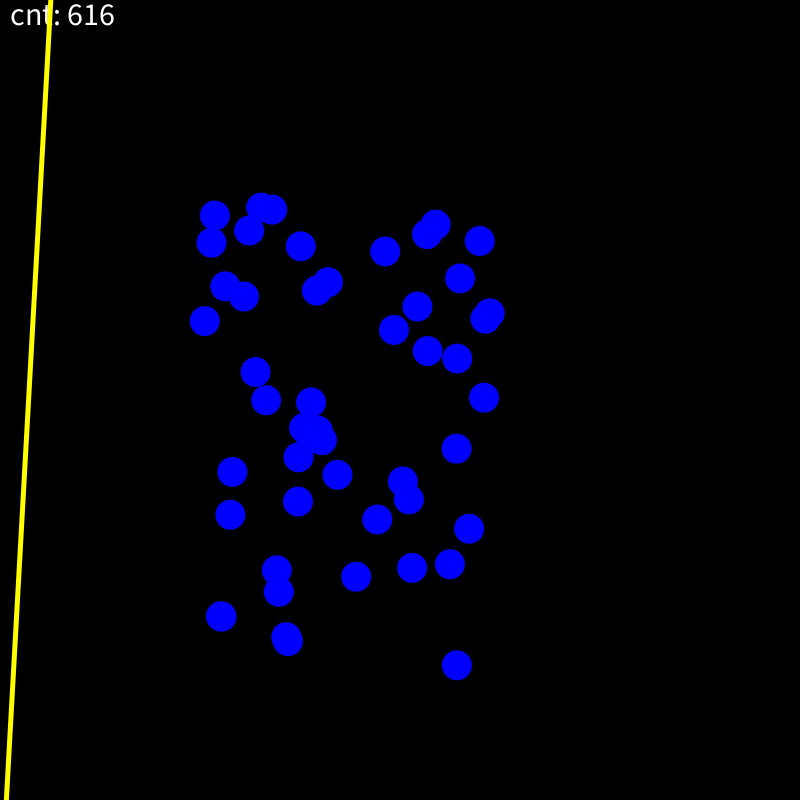
Frame 1 (no input)
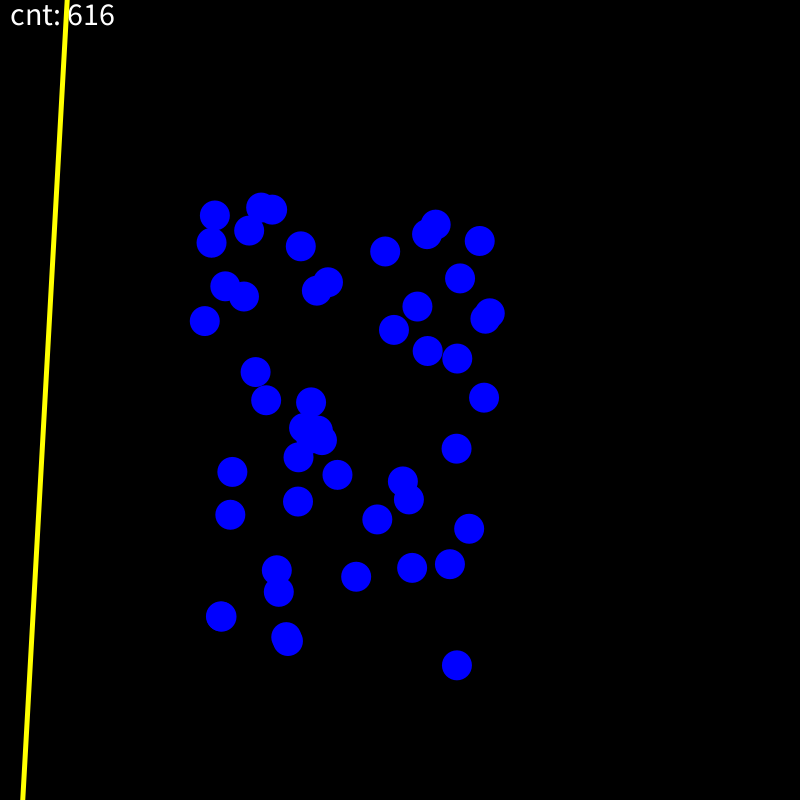
Frame 60 (the mouse pressed at the canvas centre just before this capture)
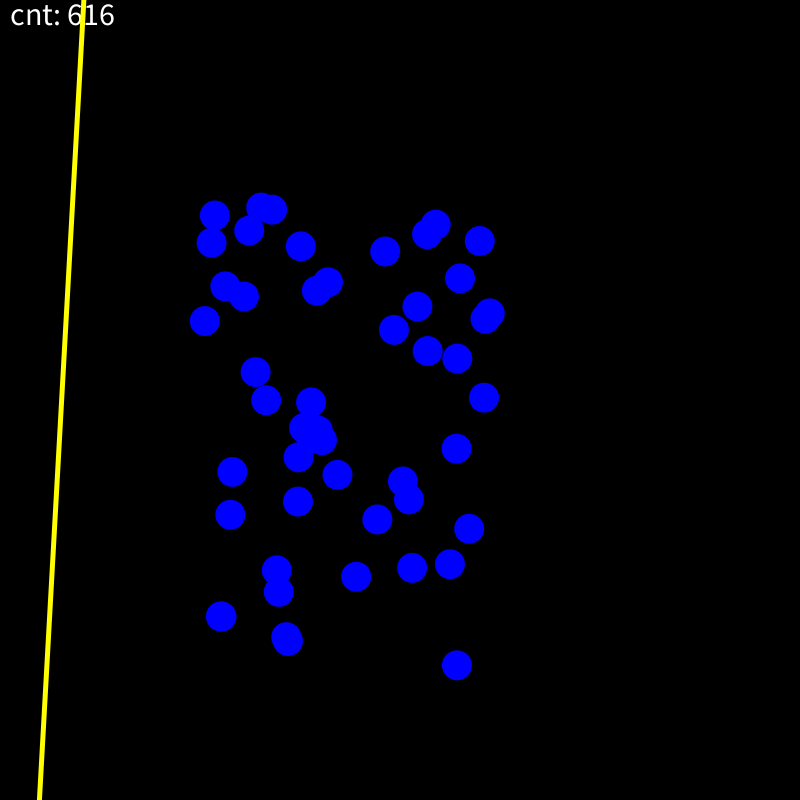
Frame 120 (the mouse held since frame 60 and released just before this capture)

The Processing sketch that drew these frames (run headless with seeded random() and noise(); from frame 60 on, the mouse is pressed at the canvas centre):

// Processing sketch: preceptron
// ── preceptron.pde
int n = 50;
myPoint[] points = new myPoint[n];
myLine minErrLine ;
myLine line;
//myLine testLine;
double distLeftOfLine=0;
double distRightofLine=0;
double diff = 0;
double preDiff=0;
boolean done=false;
int speedOfLine = 5;
int cnt=616;
double angOfRot = 0.005; 
double minErr=(double)1e7;

void setup() {
  frameRate(240);
  size(800, 800);
  for (int i=0; i<n; i++) {
    points[i] = new myPoint(random(200, 500),random(200, 700));
  }
  line = new myLine(new myPoint(50,0),new myPoint(0,900));
  //line = new myLine();
  //testLine= new myLine(new myPoint(1,1),new myPoint(0,900));
}

void draw() {
  //println(line.c + " " + line.slope);
  background(0);
  
  drawDots();
  strokeWeight(5);
  stroke(0,255,0);
  
  if(!done){
    textSize(32);
    fill(255);
    text("cnt: " +cnt ,10,25);
    stroke(255,255,0);
    calcErr();
    line((float)line.p1.x,(float)line.p1.y,(float)line.p2.x,(float)line.p2.y);
  }
  else{
    textSize(32);
    fill(255);
    text("min Err: " +minErr ,10,25);
    //println(minErr);
    //println((float)minErrLine.p1.x+" "+(float)minErrLine.p1.y+" "+(float)minErrLine.p2.x+" "+(float)minErrLine.p2.y);
    line((float)minErrLine.p1.x,(float)minErrLine.p1.y,(float)minErrLine.p2.x,(float)minErrLine.p2.y);
  }
  //line((float)testLine.p1.x,(float)testLine.p1.y,(float)testLine.p2.x,(float)testLine.p2.y);
  //rotate(testLine ,0.09, testLine.p1);
  //println(testLine.p1.x + " " + testLine.p1.y + " -- " + testLine.p2.x + " " +testLine.p2.x);
}

void drawDots(){
  for(int i=0; i <n; i++){
    if(!done)
    if(ccw(points[i], line.p1, line.p2)){
      fill(255,0,0);
    }
    else{
      fill(0,0,255);
    }
    else
    if(ccw(points[i], minErrLine.p1, minErrLine.p2)){
      fill(255,0,0);
    }
    else{
      fill(0,0,255);
    }
    noStroke();
    ellipse((float)points[i].x,(float)points[i].y,30,30);
  }
}


boolean ccw(myPoint p, myPoint q, myPoint r){
    return new myVector(p, q).cross(new myVector(p, r)) > 0;
}

void calcErr(){
  distLeftOfLine = 0;
  distRightofLine = 0;
  for(int i=0; i < n; i++){
    if(ccw(points[i], line.p1, line.p2)){
      distLeftOfLine+=line.distToLine(points[i]); 
    }
    else{
      distRightofLine+=line.distToLine(points[i]);
    }    
  }
  moveLine(distLeftOfLine,distRightofLine);
}

void moveLine(double distLeftOfLine,double distRightofLine){
    double tmp=distLeftOfLine-distRightofLine;
    double err=distLeftOfLine+distRightofLine;
    if(cnt==0 || (int)diff*100 == (int)tmp*100){
      done=true;
      println("3ash");
    }
    if(tmp==preDiff){
      println(cnt + " " +err);
      if(Math.abs(minErr) > Math.abs(err)){
        minErrLine = new myLine(line.p1,line.p2);
        minErr=err;
      }
      cnt--;
      //println("gamed"+ cnt);
      rotate(line ,angOfRot, line.p1);
      line.updateLine();
      return;
    }
    else if(tmp<0){
      line.c += speedOfLine;
    }
    else{
      line.c -= speedOfLine;
    }
    //println("left " +left);
    //println("right "+right);
    //println("diff "+diff + " " + "tmp " +tmp);
    preDiff=diff;
    diff=tmp;
    line.p1.x = 900;
    line.p1.y = line.slope * line.p1.x + line.c ;
    line.p2.x = -1;
    line.p2.y = line.slope * line.p2.x + line.c ;
}
  


void rotate(myLine l ,double theta, myPoint p){ //rotate around p
    myVector v = new myVector(p, new myPoint(0, 0));
    l.p2 = l.p2.translate(v).rotate(theta).translate(v.reverse());
  }
// ── myLine.pde
class myLine{
  myPoint p1;
  myPoint p2;
  double slope;
  double c; 
  //double err=(double)1e9;
  //y = slope * x + c
  myLine(){
    p1 = new myPoint();
    p2 = new myPoint();
    double tmp1x=random(50, 800);
    double tmp1y=random(50, 800);
    double tmp2x=random(50, 800);
    double tmp2y=random(50, 800);
    slope = (tmp2y - tmp1y)/(tmp2x - tmp2y);
    c = tmp1y - slope * tmp1x;
    p1.x = 900;
    p1.y = slope * p1.x + c ;
    p2.x = -1;
    p2.y = slope * p2.x + c ;
  }
  
  myLine(myPoint po1,myPoint po2){
    p1 = new myPoint();
    p2 = new myPoint();
    slope = (po2.y - po1.y)/(po2.x - po1.x);
    c = po1.y - slope * po1.x;
    p1.x=po1.x;
    p1.y=po1.y;
    p2.x=po2.x;
    p2.y=po2.y;
  }
  
  double distToLine(myPoint p) {
    // formula: c = a + u * ab
    myVector ap = new myVector(p1, p), ab = new myVector(p1, p2);
    double u = ap.dot(ab) / ab.norm2();
    myPoint c = p1.translate(ab.scale(u)); 
    return p.dist(c);
  }
  
  void updateLine(){
  slope = (p2.y - p1.y)/(p2.x - p1.x);
  p1.x = 900;
  p1.y = slope * p1.x + c ;
  p2.x = -1;
  p2.y = slope * p2.x + c ;
}
    
}
// ── myPoint.pde
class myPoint{
  static final double EPS = 1e-9;

  double x, y;
  
  myPoint(){
  }
  
  myPoint(double a,double b){
    x = a;
    y = b;
  }
  
  
  
  myPoint rotate(double angle)
  {
    double c = Math.cos(angle), s = Math.sin(angle);
    return new myPoint(x * c - y * s, x * s + y * c);
  }
  
   myPoint translate(myVector v) { 
    return new myPoint(x + v.x ,y + v.y); 
  }
  
  double sq(double x) { return x * x; }
  
  double dist(myPoint p) {
    //return Math.sqrt(sq(x - p.x) + sq(y - p.y));
    return sq(x - p.x) + sq(y - p.y);
  }
}
// ── myVector.pde
class myVector{
  
  static final double EPS = 1e-9;
  double x, y; 
  
  myVector(double a, double b) {
    x = a; y = b;
  }
  
  myVector(myPoint a, myPoint b) { 
    this.x = b.x - a.x;
    this.y = b.y - a.y; 
  }

  myVector scale(double s) {//s is a non-negative value
    return new myVector(x * s, y * s); 
  }              

  double dot(myVector v) { return (x * v.x + y * v.y); }

  double cross(myVector v) { return x * v.y - y * v.x; }

  double norm2() { return x * x + y * y; }
  
  myVector reverse() { return new myVector(-x, -y); }
  
}
